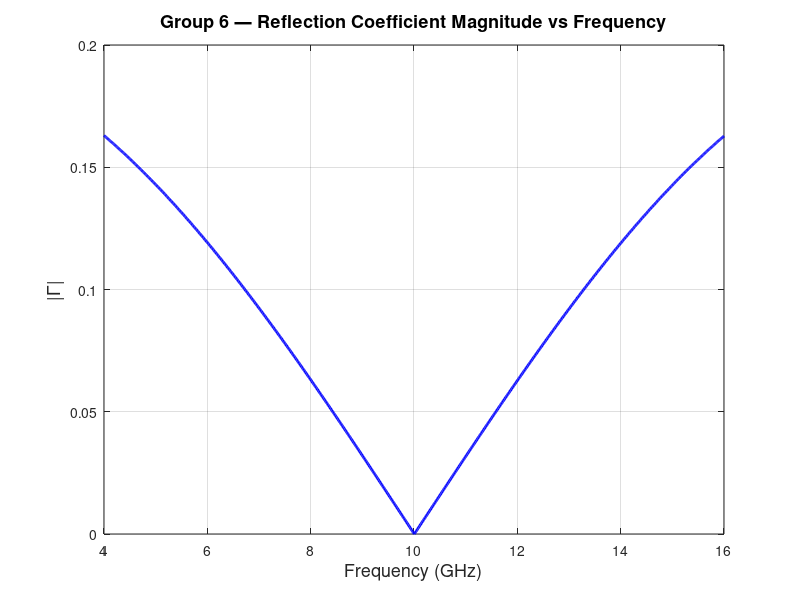

Write the MATLAB code that produced this figure. (Note: this script raises an error after producing the figure.)
%% Group 6 - Project 1B: Anti-Reflection Coating
%% Glass substrate (εr = 2.25), Design frequency = 10 GHz

clear; clc; close all;

%% ============================================================
%% GIVEN PARAMETERS
%% ============================================================
er_air    = 1.0;
er_glass  = 2.25;
er_coat   = 1.5;        % calculated: sqrt(er_air * er_glass)
eta0      = 377;        % free space impedance (Ohm)
c         = 3e8;        % speed of light (m/s)
f_design  = 10e9;       % 10 GHz
t_coat    = 6.12e-3;    % quarter-wave thickness in meters (6.12 mm)

%% ============================================================
%% IMPEDANCES
%% ============================================================
eta_air   = eta0 / sqrt(er_air);
eta_glass = eta0 / sqrt(er_glass);
eta_coat  = eta0 / sqrt(er_coat);

fprintf('=== Impedance Values ===\n');
fprintf('eta_air   = %.2f Ohm\n', eta_air);
fprintf('eta_coat  = %.2f Ohm\n', eta_coat);
fprintf('eta_glass = %.2f Ohm\n', eta_glass);
fprintf('Matching condition check: sqrt(eta_air * eta_glass) = %.2f Ohm\n', sqrt(eta_air*eta_glass));

%% ============================================================
%% TASK 8: |Gamma| vs Frequency (5 GHz to 15 GHz)
%% ============================================================
f = linspace(4e9, 16e9, 1000);   % frequency sweep

% phase constant inside coating at each frequency
beta_coat = 2*pi*f*sqrt(er_coat) / c;

% electrical thickness of coating at each frequency
beta_t = beta_coat * t_coat;

% Reflection coefficient of 3-layer stack (air/coating/glass)
% Using impedance transformation formula:
% Z_in = eta_coat * (eta_glass + j*eta_coat*tan(beta*t)) / (eta_coat + j*eta_glass*tan(beta*t))
% Gamma = (Z_in - eta_air) / (Z_in + eta_air)

Z_in = eta_coat .* (eta_glass + 1j*eta_coat.*tan(beta_t)) ./ ...
                   (eta_coat  + 1j*eta_glass.*tan(beta_t));

Gamma = (Z_in - eta_air) ./ (Z_in + eta_air);

Gamma_mag   = abs(Gamma);
Return_loss = -20*log10(Gamma_mag);   % return loss in dB (positive value)

%% ============================================================
%% TASK 9: Find 20 dB bandwidth
%% ============================================================
threshold = 20;   % dB
above_20dB = Return_loss >= threshold;

% Find the frequency indices where return loss crosses 20 dB
crossings = diff(above_20dB);
idx_rise = find(crossings == 1);
idx_fall = find(crossings == -1);

f_low  = f(idx_rise(1)) / 1e9;    % GHz
f_high = f(idx_fall(end)) / 1e9;  % GHz
BW_20dB = f_high - f_low;

fprintf('\n=== Task 9: 20 dB Bandwidth ===\n');
fprintf('Lower edge : %.2f GHz\n', f_low);
fprintf('Upper edge : %.2f GHz\n', f_high);
fprintf('20 dB Bandwidth = %.2f GHz\n', BW_20dB);

%% ============================================================
%% PLOT 1: |Gamma| vs Frequency
%% ============================================================
figure(1);
plot(f/1e9, Gamma_mag, 'b-', 'LineWidth', 2);
xlabel('Frequency (GHz)', 'FontSize', 13);
ylabel('|\Gamma|', 'FontSize', 13);
title('Group 6 — Reflection Coefficient Magnitude vs Frequency', 'FontSize', 13);
grid on;
xline(10, 'r--', 'f_{design} = 10 GHz', 'LabelVerticalAlignment', 'bottom', 'LineWidth', 1.5);
ylim([0 0.25]);
xlim([5 15]);

%% ============================================================
%% PLOT 2: Return Loss vs Frequency (for Task 9)
%% ============================================================
figure(2);
plot(f/1e9, Return_loss, 'b-', 'LineWidth', 2);
hold on;
yline(20, 'r--', '20 dB threshold', 'LineWidth', 1.5);
xline(f_low,  'g--', sprintf('%.1f GHz', f_low),  'LineWidth', 1.2);
xline(f_high, 'g--', sprintf('%.1f GHz', f_high), 'LineWidth', 1.2);
xlabel('Frequency (GHz)', 'FontSize', 13);
ylabel('Return Loss (dB)', 'FontSize', 13);
title('Group 6 — Return Loss vs Frequency (Single-layer ARC)', 'FontSize', 13);
legend('Return Loss', '20 dB threshold', 'Location', 'south');
grid on;
xlim([5 15]);
ylim([0 70]);
% shade the 20dB bandwidth region
x_fill = [f_low, f_high, f_high, f_low];
y_fill = [0, 0, 20, 20];
fill(x_fill, y_fill, 'g', 'FaceAlpha', 0.15, 'EdgeColor', 'none');
text((f_low+f_high)/2, 5, sprintf('BW = %.2f GHz', BW_20dB), ...
    'HorizontalAlignment','center', 'FontSize', 12, 'Color', 'k');

%% ============================================================
%% EXTENSION: Thickness sensitivity (±10%)
%% ============================================================
figure(3);
hold on;
colors = {'b', 'r', 'g'};
labels = {'-10% thickness', 'Nominal (6.12 mm)', '+10% thickness'};
thickness_values = [t_coat*0.9, t_coat, t_coat*1.1];

for k = 1:3
    t_k = thickness_values(k);
    beta_t_k = beta_coat * t_k;
    Z_in_k = eta_coat .* (eta_glass + 1j*eta_coat.*tan(beta_t_k)) ./ ...
                         (eta_coat  + 1j*eta_glass.*tan(beta_t_k));
    Gamma_k = (Z_in_k - eta_air) ./ (Z_in_k + eta_air);
    RL_k    = -20*log10(abs(Gamma_k));
    plot(f/1e9, RL_k, colors{k}, 'LineWidth', 2, 'DisplayName', labels{k});
end

yline(20, 'k--', '20 dB', 'LineWidth', 1.2);
yline(15, 'm--', '15 dB', 'LineWidth', 1.2);
xline(10, 'k:', 'f_{design}', 'LineWidth', 1.2);
xlabel('Frequency (GHz)', 'FontSize', 13);
ylabel('Return Loss (dB)', 'FontSize', 13);
title('Group 6 — Thickness Sensitivity Analysis (Extension Task)', 'FontSize', 13);
legend('Location', 'south', 'FontSize', 11);
grid on;
xlim([5 15]);
ylim([0 70]);

%% Print sensitivity results at design frequency
fprintf('\n=== Extension: Thickness Sensitivity at 10 GHz ===\n');
for k = 1:3
    t_k     = thickness_values(k);
    bt_des  = 2*pi*f_design*sqrt(er_coat)/c * t_k;
    Z_des   = eta_coat * (eta_glass + 1j*eta_coat*tan(bt_des)) / ...
                        (eta_coat  + 1j*eta_glass*tan(bt_des));
    G_des   = (Z_des - eta_air)/(Z_des + eta_air);
    RL_des  = -20*log10(abs(G_des));
    fprintf('%s : Return Loss at 10 GHz = %.1f dB\n', labels{k}, RL_des);
end

%% ============================================================
%% TASK 11: TWO-LAYER BINOMIAL COATING (ANALYTICAL MODEL)
%% ============================================================

% Given from report /  CST design
er_c1 = 1.22;     % layer 1 (air side)
er_c2 = 1.84;     % layer 2 (substrate side)

d1 = 6.78e-3;     % thickness layer 1
d2 = 5.534e-3;     % thickness layer 2

eta_c1 = eta0 / sqrt(er_c1);
eta_c2 = eta0 / sqrt(er_c2);

beta_c1 = 2*pi*f*sqrt(er_c1)/c;
beta_c2 = 2*pi*f*sqrt(er_c2)/c;

%% ---- Layer 2 seen from substrate ----
Zin2 = eta_c2 .* (eta_glass + 1j*eta_c2.*tan(beta_c2*d2)) ./ ...
                 (eta_c2 + 1j*eta_glass.*tan(beta_c2*d2));

%% ---- Layer 1 on top of layer 2 ----
Zin_2layer = eta_c1 .* (Zin2 + 1j*eta_c1.*tan(beta_c1*d1)) ./ ...
                       (eta_c1 + 1j*Zin2.*tan(beta_c1*d1));

%% Reflection coefficient
Gamma_2layer = (Zin_2layer - eta_air) ./ (Zin_2layer + eta_air);
RL_2layer = -20*log10(abs(Gamma_2layer));

%% ============================================================
%% PLOT 4: SINGLE vs TWO LAYERS COMPARISON
%% ============================================================

figure(4);
plot(f/1e9, Return_loss, 'b', 'LineWidth', 2); hold on;
plot(f/1e9, RL_2layer, 'r', 'LineWidth', 2);

yline(20, 'k--', '20 dB threshold', 'LineWidth', 1.2);
xline(10, 'k:', 'f_{design}', 'LineWidth', 1.2);

xlabel('Frequency (GHz)');
ylabel('Return Loss (dB)');
title('Single-Layer vs Two-Layer Anti-Reflection Coating');
legend('Single Layer', 'Two Layer');
grid on;
xlim([4 16]);
ylim([0 70]);

%% ============================================================
%% TWO-LAYER BANDWIDTH (20 dB)
%% ============================================================

idx2 = RL_2layer >= 20;

fL2 = f(find(idx2,1,'first'))/1e9;
fH2 = f(find(idx2,1,'last'))/1e9;
BW2 = fH2 - fL2;

fprintf('\n=== TWO-LAYER RESULTS ===\n');
fprintf('Lower edge : %.2f GHz\n', fL2);
fprintf('Upper edge : %.2f GHz\n', fH2);
fprintf('Bandwidth  : %.2f GHz\n', BW2);

fprintf('\nImprovement factor = %.2f\n', BW2 / BW_20dB);
